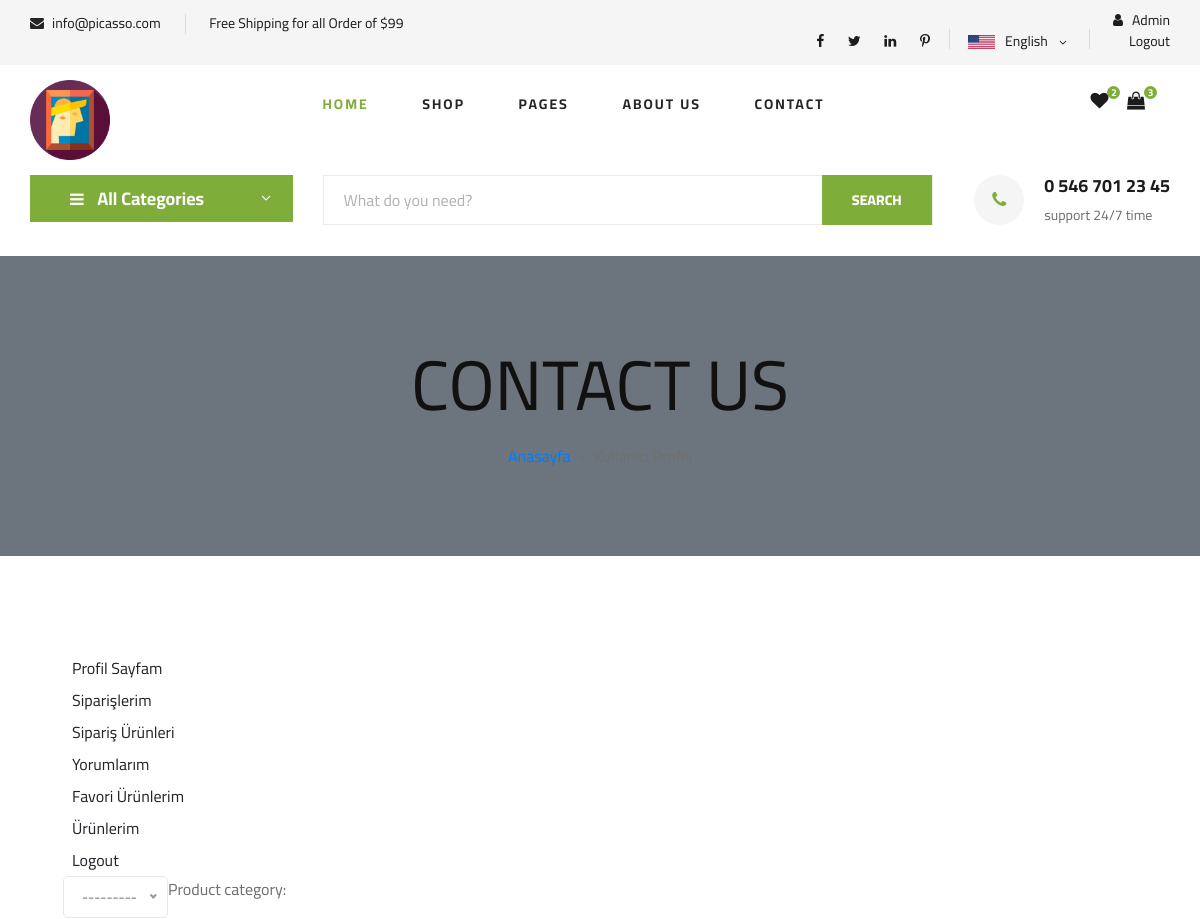
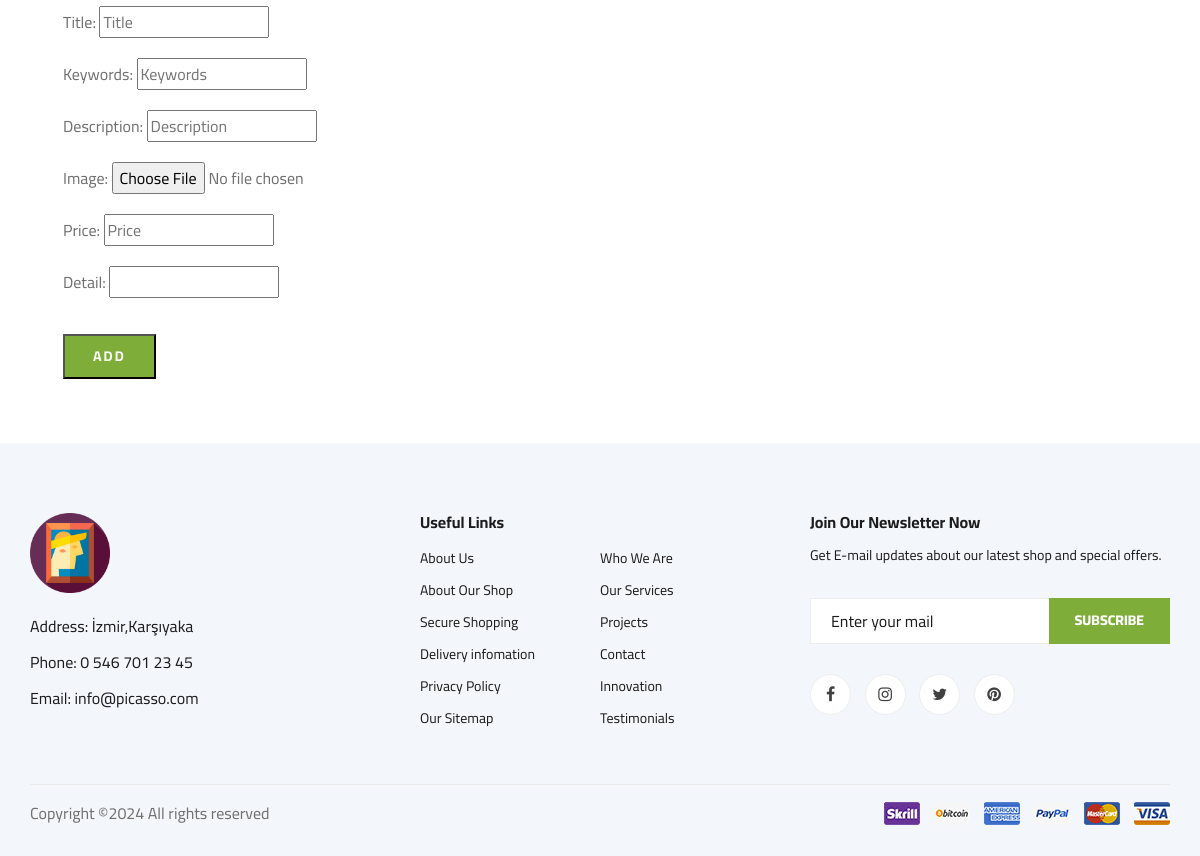
The app's page /user/user_product_add/ (signed in) with its own data (2 pictures, top to bottom).
### home/models.py (models this page shows, shortened)
class Settings(models.Model):
    STATUS = (('True', 'True'), ('False', 'False'))
    title = models.CharField(max_length=150)
    keywords = models.CharField(max_length=255)
    description = models.CharField(max_length=255)
    company = models.CharField(max_length=50)
    address = models.CharField(blank=True, max_length=100)
    phone = models.CharField(blank=True, max_length=15)
    fax = models.CharField(blank=True, max_length=15)
    email = models.CharField(blank=True, max_length=50)
    smtpserver = models.CharField(blank=True, max_length=50)
    smtpemail = models.CharField(blank=True, max_length=50)
    smtppassword = models.CharField(blank=True, max_length=10)
    smtpport = models.CharField(blank=True, max_length=5)
    icon = models.ImageField(blank=True, upload_to='images/')
    facebook = models.CharField(blank=True, max_length=50)
    instagram = models.CharField(blank=True, max_length=50)
    twitter = models.CharField(blank=True, max_length=50)
    youtube = models.CharField(blank=True, max_length=50)
    aboutus = RichTextUploadingField()
    contact = RichTextUploadingField()
    references = RichTextUploadingField()
    status = models.CharField(max_length=10, choices=STATUS)
    create_at = models.DateTimeField(auto_now_add=True)
    update_at = models.DateTimeField(auto_now=True)

### product/models.py (models this page shows)
class Category(MPTTModel):
    STATUS = (('True', 'Evet'),('False', 'Hayir')) #Kategori aktif/pasif durumu
    title = models.CharField(max_length=25)
    keywords = models.CharField(blank=True, max_length=300)
    description = models.CharField(blank=True, max_length=300)
    image = models.ImageField(blank=True, upload_to='images/')
    status = models.CharField(max_length=10, choices=STATUS)
    slug = models.SlugField(null=False, unique=True)
    parent = TreeForeignKey('self', blank=True, null=True, related_name='children', on_delete=models.CASCADE)
    create_at=models.DateTimeField(auto_now_add=True)
    update_at = models.DateTimeField(auto_now=True)
    discount_tag = models.CharField(max_length=30, blank =True, null = True)
    filter_options = models.JSONField(blank=True, null=True)
    class MPTTMeta:
     order_insertion_by = ['title']
    def __str__(self):
        full_path = [self.title]
        k = self.parent
        while k is not None:
            full_path.append(k.title)
            k = k.parent
        return '/'.join(full_path)

### user/views.py (the view, shortened to what this page needs)
# urls.py: path('user_product_add/', views.user_product_add, name='user_product_add'),
@login_required(login_url='/login')  # Check login
def user_product_add(request):
    form = ProductForm
    current_user = request.user
    products = Product.objects.filter(user_id=current_user.id)
    context = {
        'products': products,
        'form': form }
    return render(request, 'user_products_add.html', context)

### home/context_processors.py (called while the page is built)
def global_settings(request):
    settings = Settings.objects.get(pk=1)
    return {
        'settings': settings
    }

### myProject/context_processors.py (called while the page is built)
def favori_check(request):
    if request.user.is_authenticated:
        request.session['favori_items'] = (AddFavourite.objects.filter(user_id = request.user.id).count())
        request.session['cart_items'] = ShopCart.objects.filter(user_id=request.user.id).count()
        return {'favori_itemss': request.session['favori_items'],'cart_items':request.session['cart_items']}
    else:
        request.session['favori_items'] = 0
        request.session['cart_items'] = 0
        return {'favori_itemss': request.session['favori_items'],'cart_items':request.session['cart_items']}

### product/context_processors.py (called while the page is built)
def categories(request):
    categories = Category.objects.all()
    if categories :
       return {'categories': categories}
    else:
        return dict()

### templates/user_products_add.html (shortened to what this page needs)
{% extends 'home.html' %}
{% block body %}
    <div class="container-fluid bg-secondary mb-5">
        <div class="d-flex flex-column align-items-center justify-content-center" style="min-height: 300px">
            <h1 class="font-weight-semi-bold text-uppercase mb-3">Contact Us</h1>
            <div class="d-inline-flex">
                <p class="m-0"><a href="/">Anasayfa</a></p>
                <p class="m-0 px-2">-</p>
                <p class="m-0">Kullanıcı Profili</p>
            </div>
        </div>
    </div>
    <div class="container-fluid pt-5">
        <div class="row px-xl-5">
            {% include 'user_panel.html' %}
                       <div class="col-lg-9 table-responsive mb-5">
<div class="order-summary clearfix">
                         <form method="POST" enctype = "multipart/form-data">
                        <fieldset class="form-group">
    {{ form.as_p }}
                        </fieldset>
                        <div class="form-group">
                            <button class="primary-btn" type="submit">ADD</button>
                        </div>
                    </form>
                    </div>
            </div>
        </div>
    </div>
 {% endblock %}

### templates/header.html (shortened to what this page needs)
{% load static %}
<header class="header">
    <div class="header__top">
        <div class="container">
            <div class="row">
                <div class="col-lg-6 col-md-6">
                    <div class="header__top__left">
                        <ul>
                            <li><i class="fa fa-envelope"></i>  {{settings.email}}</li>
                            <li>Free Shipping for all Order of $99</li>
                        </ul>
                    </div>
                </div>
                <div class="col-lg-6 col-md-6">
                    <div class="header__top__right">
                        <div class="header__top__right__social">
                            <a href="#"><i class="fa fa-facebook"></i></a>
                            <a href="#"><i class="fa fa-twitter"></i></a>
                            <a href="#"><i class="fa fa-linkedin"></i></a>
                            <a href="#"><i class="fa fa-pinterest-p"></i></a>
                        </div>
                        <div class="header__top__right__language">
                            <img src="{% static  'img/language.png'%}" alt="">
                            <div>English</div>
                            <span class="arrow_carrot-down"></span>
                        </div>
                        <div class="header__top__right__auth">
                            {% if user.id is not None %}
                            <a href="{% url 'user_profile'%}"><i class="fa fa-user"></i> {{user.username}}</a>
                            <a href="{% url 'user_logout'%}"></i> Logout</a>
                           {% else %}
                           <a href="{% url 'user_login'%}"><i class="fa fa-user"></i> Login</a>
                           <a href="{% url 'user_register'%}"></i> Register</a>
                 </div>
                 {% endif %}
             </div>
                        </div>
                    </div>
                </div>
            </div>
        </div>
    <div class="container">
        <div class="row">
            <div class="col-lg-3">
                <div class="header__logo">
                    <a href="./index.html"><img src="{% static  'img/picasso_icon.ico'%}" width="80" alt=""></a>
                </div>
            </div>
            <div class="col-lg-6">
                <nav class="header__menu">
                    <ul>
                        <li class="active"><a href="{% url 'index'%}">Home</a></li>
                        <li><a href="{% url 'search' %}">Shop</a></li>
                        <li><a href="#">Pages</a>
                        </li>
                        <li><a href="{%url 'aboutus' %}">About Us</a></li>
                        <li><a href="{%url 'iletisim' %}">Contact</a></li>
                    </ul>
                </nav>
            </div>
            <div class="col-lg-3">
                <div class="header__cart">
                    <ul>
                        <li><a href="/order/favorites"><i class="fa fa-heart"></i> <span>{{request.session.favori_items}}</span>
                        </a>
                    </li>
                        <li><a href="/order/shopcart"><i class="fa fa-shopping-bag"></i> <span>{{request.session.cart_items}}</span>
                        </a>
                    </li>
                    </ul>
                </div>
            </div>
        </div>
    </div>
</header>

### templates/hero_normal.html (shortened to what this page needs)
  {% load static %}{% load mptt_tags %}
   <section class="hero hero-normal">
    <div class="container">
        <div class="row">
            <div class="col-lg-3">
                <div class="hero__categories">
                    <div class="hero__categories__all">
                        <i class="fa fa-bars"></i>
                        <span>All Categories</span>
                    </div>
                </div>
            </div>
            <div class="col-lg-9">
                <div class="hero__search">
                    <div class="hero__search__form">
                        <form action="/search/" method = "post">
                            <input type="text" name = "query" placeholder="What do you need?">
                            <button type="submit" class="site-btn">SEARCH</button>
                        </form>
                    </div>
                    <div class="hero__search__phone">
                        <div class="hero__search__phone__icon">
                            <i class="fa fa-phone"></i>
                        </div>
                        <div class="hero__search__phone__text">
                            <h5>{{settings.phone}}</h5>
                            <span>support 24/7 time</span>
                        </div>
                    </div>
                </div>
            </div>
        </div>
    </div>
</section>

### templates/footer.html
{% load static %}
 <footer class="footer spad">
    <div class="container">
        <div class="row">
            <div class="col-lg-3 col-md-6 col-sm-6">
                <div class="footer__about">
                    <div class="footer__about__logo">
                        <a href="{% url 'index'%}"><img src="{% static 'img/picasso_icon.ico' %}" width="80" alt=""></a>
                    </div>
                    <ul>
                        <li>Address: {{ settings.address}}</li>
                        <li>Phone: {{ settings.phone}}</li>
                        <li>Email: {{ settings.email}}</li>
                    </ul>
                </div>
            </div>
            <div class="col-lg-4 col-md-6 col-sm-6 offset-lg-1">
                <div class="footer__widget">
                    <h6>Useful Links</h6>
                    <ul>
                        <li><a href="{% url 'aboutus'%}">About Us</a></li>
                        <li><a href="#">About Our Shop</a></li>
                        <li><a href="#">Secure Shopping</a></li>
                        <li><a href="#">Delivery infomation</a></li>
                        <li><a href="#">Privacy Policy</a></li>
                        <li><a href="#">Our Sitemap</a></li>
                    </ul>
                    <ul>
                        <li><a href="{% url 'iletisim'%}">Who We Are</a></li>
                        <li><a href="#">Our Services</a></li>
                        <li><a href="#">Projects</a></li>
                        <li><a href="#">Contact</a></li>
                        <li><a href="#">Innovation</a></li>
                        <li><a href="#">Testimonials</a></li>
                    </ul>
                </div>
            </div>
            <div class="col-lg-4 col-md-12">
                <div class="footer__widget">
                    <h6>Join Our Newsletter Now</h6>
                    <p>Get E-mail updates about our latest shop and special offers.</p>
                    <form action="#">
                        <input type="text" placeholder="Enter your mail">
                        <button type="submit" class="site-btn">Subscribe</button>
                    </form>
                    <div class="footer__widget__social">
                        <a href="#"><i class="fa fa-facebook"></i></a>
                        <a href="#"><i class="fa fa-instagram"></i></a>
                        <a href="#"><i class="fa fa-twitter"></i></a>
                        <a href="#"><i class="fa fa-pinterest"></i></a>
                    </div>
                </div>
            </div>
        </div>
        <div class="row">
            <div class="col-lg-12">
                <div class="footer__copyright">
                    <div class="footer__copyright__text"><p>
Copyright &copy;<script>document.write(new Date().getFullYear());</script> All rights reserved
</p></div>
                    <div class="footer__copyright__payment"><img src="{% static  'img/payment-item.png'%}" alt=""></div>
                </div>
            </div>
        </div>
    </div>
</footer>

### records on screen
Settings: email "info@picasso.com", phone "0 546 701 23 45", address "İzmir,Karşıyaka"

### other values on screen
{{ user.username }} "Admin"
{{ request.session.favori_items }} "2"
{{ request.session.cart_items }} "3"
